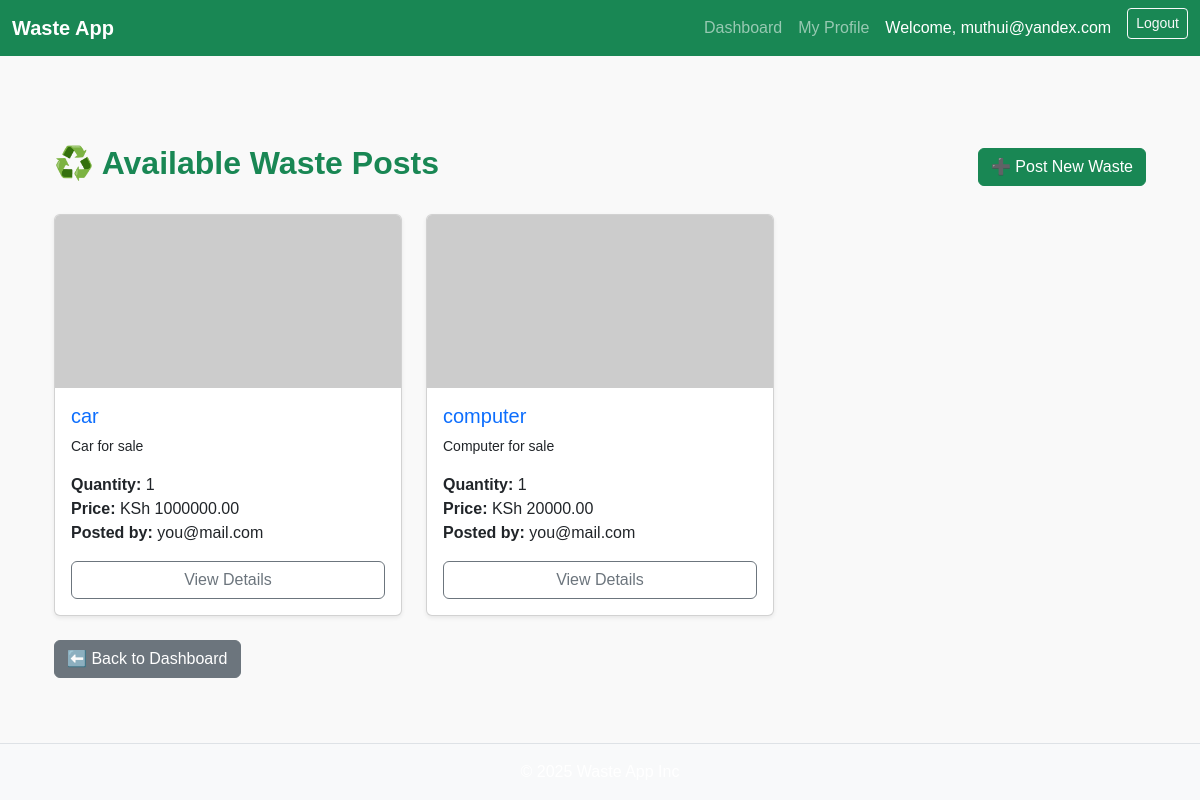
The page /trading/ (signed in) on the database as committed earlier.
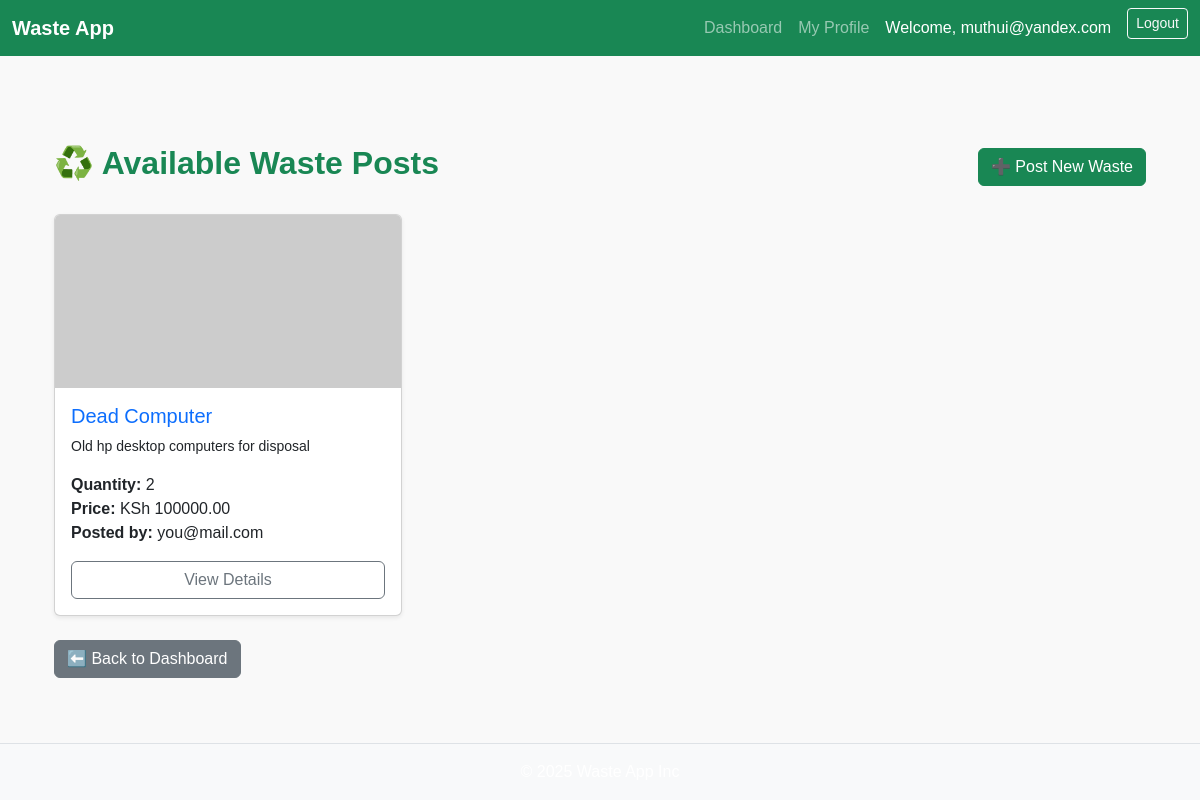
The same page on the database as committed later.
### trading/models.py (models this page shows, shortened)
class WastePost(models.Model):
    WASTE_TYPE_CHOICES = (
        ('plastic', 'Plastic'),
        ('metal', 'Metal'),
        ('paper', 'Paper'),
        ('organic', 'Organic'),
        ('electronic', 'Electronic'),
    )
    title = models.CharField(max_length=100)
    quantity = models.PositiveIntegerField()
    description = models.TextField()
    price = models.DecimalField(max_digits=10, decimal_places=2)
    waste_type = models.CharField(max_length=20, choices=WASTE_TYPE_CHOICES)
    image = models.ImageField(upload_to='waste_images/', blank=True, null=True)
    created_at = models.DateTimeField(auto_now_add=True)
    updated_at = models.DateTimeField(auto_now=True)
    posted_by = models.ForeignKey(CustomUser, on_delete=models.CASCADE, related_name="waste_posts")
    is_sold = models.BooleanField(default=False)

### core/models.py (models this page shows, shortened)
class CustomUser(AbstractUser):
    ROLE_CHOICES = ( ('generator', 'Waste Generator'),
                    ('recycler', 'Recycler'),
                    )
    role = models.CharField(max_length=20, choices=ROLE_CHOICES)
    phone_number = models.CharField(max_length=15, blank=True, null=True)
    username = None
    email = models.EmailField(unique=True)
    USERNAME_FIELD = 'email'
    REQUIRED_FIELDS = []
    objects = CustomUserManager()

### trading/views.py (the view)
# urls.py: path("", views.WastePostListView.as_view(), name="waste-list"),
class WastePostListView(LoginRequiredMixin, ListView):
    model = WastePost
    template_name = "trading/waste_list.html"
    context_object_name = "waste_post"
    ordering = ["-created_at"]
    def get_queryset(self):
        return WastePost.objects.filter(is_sold=False)

### trading/templates/trading/waste_list.html (shortened to what this page needs)
{% extends "base.html" %}
{% block content %}
<div class="container mt-5">
  <div class="d-flex justify-content-between align-items-center mb-4">
    <h2 class="fw-bold text-success">♻️ Available Waste Posts</h2>
    {% if user.get_role_display != "Recycler" %}
        <a href="{% url 'waste-create' %}" class="btn btn-success">
        ➕ Post New Waste
        </a>
    {% endif %}
  </div>
  <div class="row">
    {% for post in waste_post %}
      <div class="col-md-6 col-lg-4 mb-4">
        <div class="card h-100 shadow-sm">
          {% if post.image %}
            <img src="{{ post.image.url }}" class="card-img-top" alt="{{ post.title }}">
          {% else %}
            <img src="https://via.placeholder.com/400x200?text=No+Image" class="card-img-top" alt="No image">
          {% endif %}
          <div class="card-body d-flex flex-column">
            <h5 class="card-title text-primary">{{ post.title }}</h5>
            <p class="card-text small">{{ post.description|truncatewords:20 }}</p>
            <ul class="list-unstyled mb-3">
              <li><strong>Quantity:</strong> {{ post.quantity }}</li>
              <li><strong>Price:</strong> KSh {{ post.price }}</li>
              <li><strong>Posted by:</strong> {{ post.posted_by.email }}</li>
            </ul>
            <a href="{% url 'waste-detail' post.id %}" class="btn btn-outline-secondary">View Details</a>
          </div>
        </div>
      </div>
    {% empty %}
      <div class="col-12">
        <div class="alert alert-info">No waste posts available at the moment.</div>
      </div>
    {% endfor %}
  </div>
  <a href="{% url 'dashboard' %}" class="btn btn-secondary">⬅️ Back to Dashboard</a>
</div>
{% endblock %}

Rows that differ between the two databases and show on the page:
removed WastePost: title "car", description "Car for sale", quantity "1", price "1000000.00", posted_by.email "you@mail.com"
removed WastePost: title "computer", description "Computer for sale", quantity "1", price "20000.00", posted_by.email "you@mail.com"
added WastePost: title "Dead Computer", description "Old hp desktop computers for disposal", quantity "2", price "100000.00", posted_by.email "you@mail.com"
